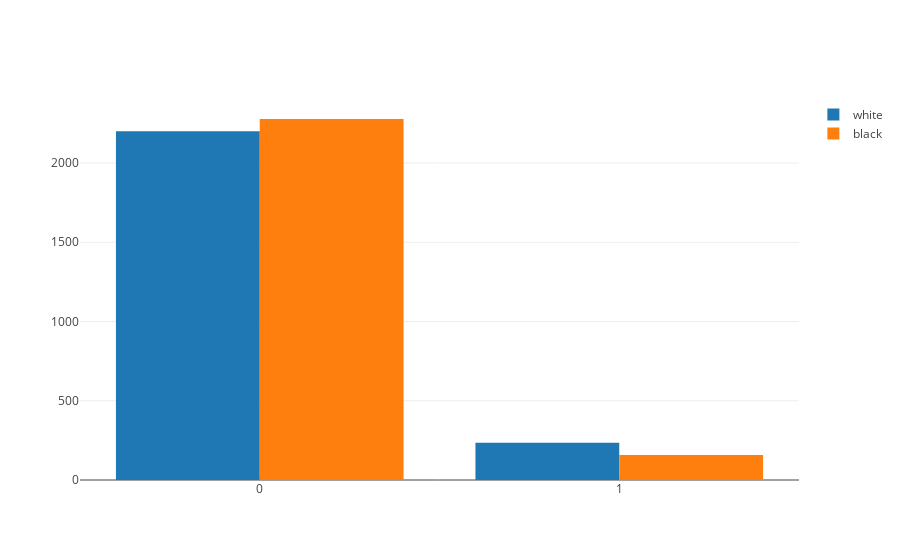

Notebook source saved alongside this figure:
### Code cell
# visualize the two distributions 
trace0 = go.Histogram(x=w.call, name='white')
trace1 = go.Histogram(x=b.call, name='black')

iplot([trace0, trace1], filename='black_white_hist.html')

### Figure 1 — Plotly figure (JSON) as saved in the notebook; plotly's stock layout.template omitted (floating-point values rounded to 4 significant figures; data arrays with more than 128 entries replaced by an {"elided": "..."} marker saying what was removed)
{"data": [{"name": "white", "type": "histogram", "uid": "ec10853e-988f-11e9-99e8-e442a6f8adc3", "x": {"elided": "2435 int values"}}, {"name": "black", "type": "histogram", "uid": "ec10853f-988f-11e9-b785-e442a6f8adc3", "x": {"elided": "2435 int values"}}], "layout": {}}
